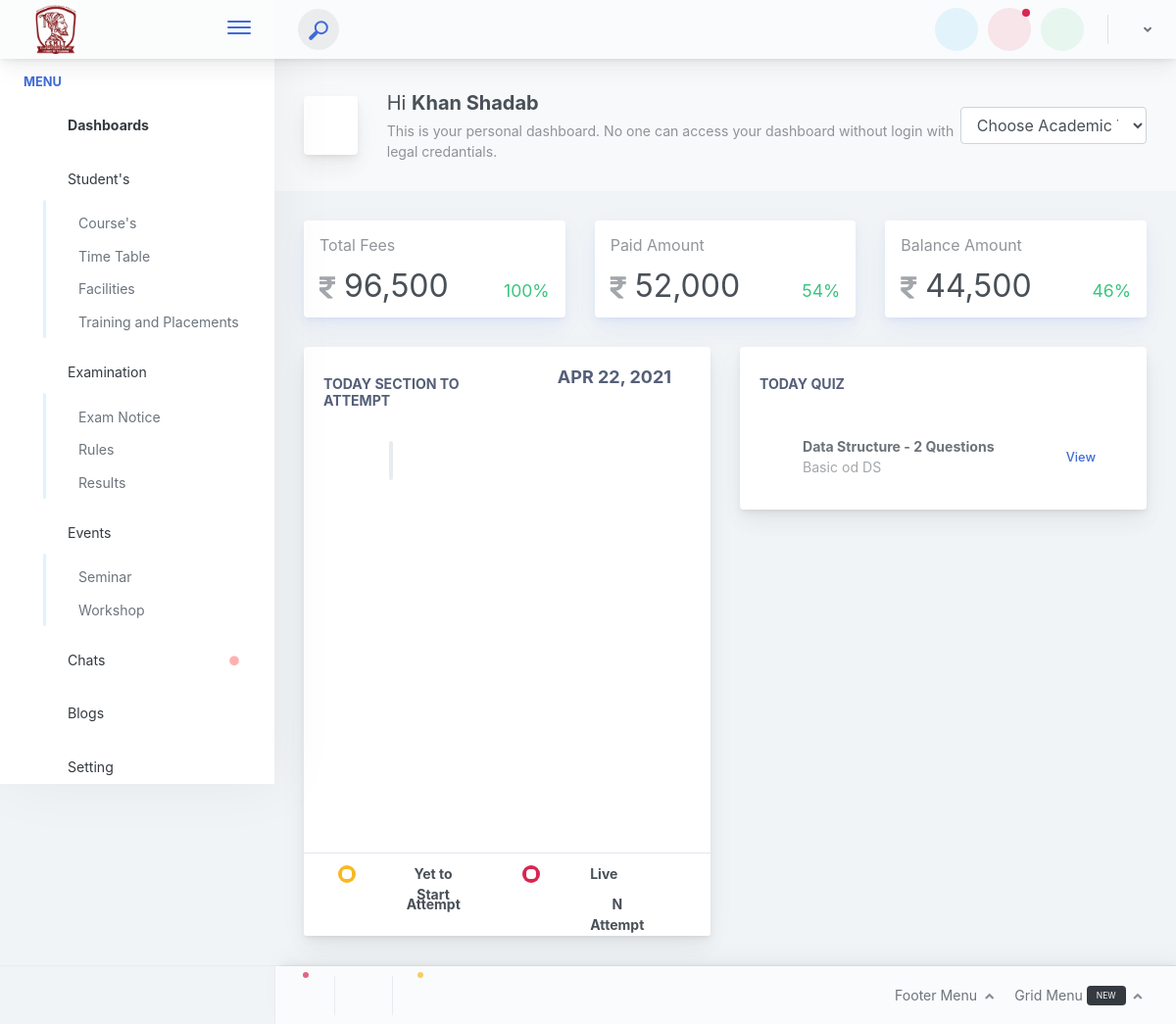
The page /Student/index.php (signed in) on the database its author committed.
### tables this page shows
CREATE TABLE `student_login` (
  `id` int(11) NOT NULL,
  `Admission_NO` int(11) NOT NULL,
  `firstname` varchar(255) NOT NULL,
  `last_name` varchar(255) NOT NULL,
  `password` varchar(255) NOT NULL,
  `picture_link` varchar(255) NOT NULL,
  `STUDENT_DOB` date NOT NULL,
  `MOTHERNAME` varchar(255) NOT NULL,
  `PLACEOFBIRTH` varchar(255) NOT NULL,
  `GENDER` varchar(255) NOT NULL,
  `ADDRESS` text NOT NULL,
  `FATHERMOBILEPHONE` varchar(255) NOT NULL,
  `MOTHERMOBILEPHONE` varchar(255) NOT NULL,
  `FATHERPROFESSION` varchar(11) NOT NULL,
  `MOTHERPROFESSION` varchar(11) NOT NULL,
  `FATHERNAME` varchar(255) NOT NULL,
  `enroll_no` varchar(255) NOT NULL,
  `DEPARTMENT` varchar(255) NOT NULL,
  `BRANCH` varchar(255) NOT NULL,
  `semester` int(1) NOT NULL DEFAULT '0',
  `added_on` datetime NOT NULL
);

CREATE TABLE `student_fees_details` (
  `id` int(11) NOT NULL,
  `Admission_No` int(11) NOT NULL,
  `Std_EnrollNo` varchar(11) NOT NULL,
  `Total_fees` int(11) NOT NULL,
  `Paid_Fees` int(11) NOT NULL,
  `Balance_Fees` int(11) NOT NULL,
  `Payment_Date` datetime NOT NULL,
  `Payment_Status` varchar(255) NOT NULL
);

CREATE TABLE `quiz_question` (
  `id` int(11) NOT NULL,
  `quiz_question_id` int(11) NOT NULL,
  `question_name` varchar(255) NOT NULL,
  `faculty_created_id` varchar(255) NOT NULL,
  `subject_name` varchar(255) NOT NULL,
  `quiz_topic` varchar(255) NOT NULL,
  `question_marks` int(11) NOT NULL,
  `quiz_date` varchar(255) NOT NULL,
  `quiz_start_time` varchar(100) NOT NULL,
  `status` int(11) NOT NULL
);

### Student/session.php (called while the page is built, shortened)
<?php
require '../reuseable_files/database.inc.php';
require '../reuseable_files/functions_demand.inc.php';
if(isset($_SESSION['STD_ID'])){
	$sql = "SELECT * FROM student_login LEFT JOIN branch on student_login.BRANCH = branch.id where student_login.id = '".$_SESSION['STD_ID']."'";
	$res = mysqli_query($con,$sql);
	$student_login = mysqli_fetch_assoc($res);
}

### reuseable_files/functions_demand.inc.php (called while the page is built, shortened)
	<?php
function student_fees_details($admission_no){
	global $con;
	$arr=array();
	$res=mysqli_query($con,"select * from student_fees_details where Admission_No='$admission_no'");
	while($row=mysqli_fetch_assoc($res)){
		$arr[]=$row;
		$arr[0]['total_fees_percentage'] = '100%';
		$total_fees = $row['Total_fees'];
		$paid_fees = $row['Paid_Fees'];
		$paid_percentage = ($total_fees - $paid_fees) / $total_fees * 100;
		$arr[0]['remain_fees_percentage'] = number_format($paid_percentage);
		if (number_format($paid_percentage) > 50) {
			$arr[0]['paid_percentage_color_impression'] = 'danger';
		}else{
			$arr[0]['paid_percentage_color_impression'] = 'success';
		}
		$total_fees = $row['Total_fees'];
		$remain_fees = $row['Balance_Fees'];
		$remain_percentage = ($total_fees - $remain_fees) / $total_fees * 100;
		$arr[0]['paid_fees_percentage'] = number_format($remain_percentage);
		if ( 50 < $remain_percentage) {
			$arr[0]['remain_percentage_color_impression'] = 'success';
		}else{
			$arr[0]['remain_percentage_color_impression'] = 'danger';
		}
	}
	return $arr;
}
function SubjectQuzForToday($today_date){
	global $con;
	$arr[] = array();
	$res=mysqli_query($con,"SELECT * FROM `quiz_question` LEFT JOIN faculty_login on quiz_question.faculty_created_id = faculty_login.faculty_login_id  where  quiz_date = '$today_date' && quiz_question.status = '1' GROUP BY subject_name");
	while ($row = mysqli_fetch_assoc($res)) {
			$arr[] = $row;
	}
	return $arr;
}
function numberofquestonpersubjectQuiz($subject_name,$quiz_date){
	global $con;
	$res = mysqli_query($con, "SELECT COUNT(*) AS numberofquestonpersubjectQuiz FROM `quiz_question` WHERE  subject_name = '$subject_name' && quiz_date = '$quiz_date'  && status = '1'");
	$row = mysqli_fetch_assoc($res);
	return $row;
}

### Student/index.php (the view, shortened to what this page needs)
<?php
   require 'studets_resuse_files/header.php';
   $fees_details = student_fees_details($student_login['Admission_NO'])[0];
   ?>
<div class="app-main__outer">
<div class="app-main__inner">
   <div class="app-page-title">
      <div class="page-title-wrapper">
         <div class="page-title-heading">
            <div class="page-title-icon">
               <i class="metismenu-icon pe-7s-rocket icon-gradient bg-mean-fruit"></i>
            </div>
            <div>
               Hi <strong><?= $full_name_student ?></strong>
               <div class="page-title-subheading">This is your personal dashboard. No one can access your dashboard without login with legal credantials.</div>
            </div>
         </div>
         <div class="page-title-actions">
            <select class="select2 form-control">
               <option value="" > Choose Academic Year</option>
            </select>
         </div>
      </div>
   </div>
   <div class="tabs-animation">
      <div class="row">
         <div class="col-md-6 col-xl-4">
            <div class="card-shadow-primary mb-3 widget-chart widget-chart2 text-left card">
               <div class="widget-chat-wrapper-outer">
                  <div class="widget-chart-content">
                     <h6 class="widget-subheading">Total Fees</h6>
                     <div class="widget-chart-flex">
                        <div class="widget-numbers mb-0 w-100">
                           <div class="widget-chart-flex">
                              <div class="fsize-4">
                                 <small class="opacity-5"><i class="fas fa-rupee-sign"></i></small>
                                 <?= number_format($fees_details['Total_fees']) ?>
                              </div>
                              <div class="ml-auto">
                                 <div class="widget-title ml-auto font-size-lg font-weight-normal text-muted">
                                    <span class="text-success pl-2"><?= $fees_details['total_fees_percentage'] ?></span>
                                 </div>
                              </div>
                           </div>
                        </div>
                     </div>
                  </div>
               </div>
            </div>
         </div>
         <div class="col-md-6 col-xl-4">
            <div class="card-shadow-primary mb-3 widget-chart widget-chart2 text-left card">
               <div class="widget-chat-wrapper-outer">
                  <div class="widget-chart-content">
                     <h6 class="widget-subheading">Paid Amount</h6>
                     <div class="widget-chart-flex">
                        <div class="widget-numbers mb-0 w-100">
                           <div class="widget-chart-flex">
                              <div class="fsize-4">
                                 <small class="opacity-5"><i class="fas fa-rupee-sign"></i></small>
                                 <?= number_format($fees_details['Paid_Fees']) ?>
                              </div>
                              <div class="ml-auto">
                                 <div class="widget-title ml-auto font-size-lg font-weight-normal text-muted">
                                    <span class="text-<?= $fees_details['paid_percentage_color_impression'] ?> pl-2"><?= $fees_details['paid_fees_percentage'] ?>%</span>
                                 </div>
                              </div>
                           </div>
                        </div>
                     </div>
                  </div>
               </div>
            </div>
         </div>
         <div class="col-md-6 col-xl-4">
            <div class="card-shadow-primary mb-3 widget-chart widget-chart2 text-left card">
               <div class="widget-chat-wrapper-outer">
                  <div class="widget-chart-content">
                     <h6 class="widget-subheading">Balance Amount</h6>
                     <div class="widget-chart-flex">
                        <div class="widget-numbers mb-0 w-100">
                           <div class="widget-chart-flex">
                              <div class="fsize-4">
                                 <small class="opacity-5"><i class="fas fa-rupee-sign"></i></small>
                                 <?= number_format($fees_details['Balance_Fees']) ?>
                              </div>
                              <div class="ml-auto">
                                 <div class="widget-title ml-auto font-size-lg font-weight-normal text-muted">
                                    <span class="text-<?= $fees_details['remain_percentage_color_impression'] ?> pl-2"><?= $fees_details['remain_fees_percentage'] ?>%</span>
                                 </div>
                              </div>
                           </div>
                        </div>
                     </div>
                  </div>
               </div>
            </div>
         </div>
      </div>
      <div class="row">
        <?php
                $dayOfWeek = date('l');
                if($dayOfWeek == 'Saturday' || $dayOfWeek == 'Sunday') {
                    $display_none ='style="display:none"';
                }else{
                    $display_none = '';
                }
            ?>
         <div class="col-12 col-sm-12 col-lg-6" <?= $display_none ?> >
            <div class="main-card mb-3 card" >
               <div class="card-body">
                  <div class="row">
                      <div class="col-sm-6">
                          <h5 class="card-title">Today Section to attempt</h5>
                      </div>
                      <div class="col-sm-6">
                         <h5 class="card-title text-right" style="font-size: 18px;position: relative;top: -10px"><?= date('M d, Y') ?></h5>
                      </div>
                  </div>
                  <div class="scroll-area">
                     <div class="scrollbar-container ps ps--active-y">
                        <div class="vertical-timeline vertical-timeline--animate vertical-timeline--one-column" id="today_time_table">
                        </div>
                     </div>
                  </div>
               </div>
               <div class="card-footer">
                    <div class="container">
                        <div class="row text-center">
                            <div class="col-sm-6 col-md-6 mb-2">
                                 <div class="row">
                                     <div class="col-1">
                                         <i class="badge badge-dot badge-dot-xl badge-warning"> </i>
                                     </div>
                                     <div class="col-7">
                                        <span class="indicators_icon_title">Yet to Start</span>
                                     </div>
                                 </div>
                            </div>
                            <div class="col-sm-6 col-md-6 mb-2">
                                <div class="row">
                                     <div class="col-1">
                                         <i class="badge badge-dot badge-dot-xl badge-danger"> </i>
                                     </div>
                                     <div class="col-7">
                                        <span class="indicators_icon_title">Live</span>
                                     </div>
                                 </div>
                            </div>
                            <div class="col-sm-6 col-md-6 mb-2">
                                <div class="row">
                                     <div class="col-1">
                                        <i class="metismenu-icon pe-7s-check text-success" style="font-size: 18px;background: #fff;"></i>
                                     </div>
                                     <div class="col-7">
                                        <span class="indicators_icon_title">Attempt</span>
                                     </div>
                                 </div>
                            </div>
                            <div class="col-sm-6 col-md-6 mb-2">
                                <div class="row">
                                     <div class="col-1">
                                        <i class="metismenu-icon pe-7s-close-circle text-danger" style="font-size: 18px;background: #fff;"></i>
                                     </div>
                                    <div class="col-7">
                                        <span class="indicators_icon_title">N Attempt</span>
                                     </div>
                                 </div>
                            </div>
                        </div>
                    </div>
               </div>
            </div>
         </div>
         <div class="col-12 col-sm-12 col-lg-6" >
             <div class="main-card mb-3 card">
              <div class="card-body">
                  <div class="row">
                      <div class="col-sm-6">
                          <h5 class="card-title">Today Quiz</h5>
                      </div>
                      <div class="col-sm-6">
                      </div>
                  </div>
                     <div class="scrollbar-container ps ps--active-y">
                        <ul class="todo-list-wrapper list-group list-group-flush">
                              <?php
                                $total_quiz_today = array_filter(SubjectQuzForToday(date('Y-m-d')));
                                if (count($total_quiz_today) > 0) {
                                foreach ($total_quiz_today as $key => $value) {
                                  $numberofquestonpersubjectQuiz =  numberofquestonpersubjectQuiz($value['subject_name'],date('Y-m-d'));
                                  ?>
                                  <li class="list-group-item">
                                    <div class="widget-content p-0">
                                        <div class="widget-content-wrapper">
                                            <div class="widget-content-left">
                                                <div class="widget-heading"><?= $value['subject_name'].' - '.$numberofquestonpersubjectQuiz['numberofquestonpersubjectQuiz'].' Questions' ?></div>
                                                <div class="widget-subheading"><?= $value['quiz_topic'] ?></div>
                                            </div>
                                            <div class="widget-content-right">
                                                <a href="<?= FRONT_SITE_PATH_STUDENT.'quiz_today'.PHP_EXT.'?quiz_id='.urlencode($value['subject_name']).'&date='.$value['quiz_date'].'&topic='.urlencode($value['quiz_topic']).'&startTime='.$value['quiz_start_time'] ?>">
                                                  <button class="border-0 btn-transition btn btn-outline-primary ">
                                                      View
                                                  </button>
                                                </a>
                                            </div>
                                        </div>
                                    </div>
                                </li>
                                  <?php
                                }
                               }else{
                                ?>
                                  <h5 class="card-title text-center">No Quiz Found</h5>
                                <?php
                               }
                              ?>
                          </ul>
                        </div>
                     </div>
                  </div>
         </div>
      </div>
    <?php
   require 'studets_resuse_files/footer.php';
   ?>

### rows shown on the page
student_login: full_name_student "Khan Shadab"
student_fees_details: Total_fees "96,500", Paid_Fees "52,000", Balance_Fees "44,500"
quiz_question: subject_name "Data Structure", numberofquestonpersubjectQuiz "2", quiz_topic "Basic od DS"

### other values the page prints
$fees_details['total_fees_percentage'] "100%"
$fees_details['paid_fees_percentage'] "54"
$fees_details['remain_fees_percentage'] "46"
